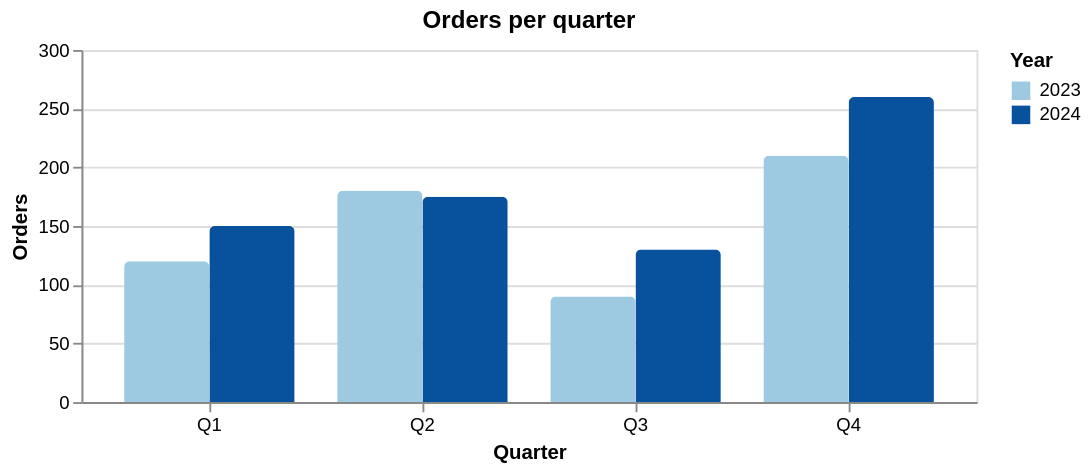

Vega-Lite specification for this chart:
### Vega-Lite specification from a JSON file in a GitHub repository (floating-point values rounded to 4 significant figures)
{"$schema": "https://vega.github.io/schema/vega-lite/v6.json", "description": "Grouped bars: the xOffset channel nests the two years inside each band, a label expression names the quarters.", "title": "Orders per quarter", "width": {"step": 46}, "height": 190, "data": {"values": [{"q": 1, "year": "2023", "orders": 120}, {"q": 1, "year": "2024", "orders": 150}, {"q": 2, "year": "2023", "orders": 180}, {"q": 2, "year": "2024", "orders": 175}, {"q": 3, "year": "2023", "orders": 90}, {"q": 3, "year": "2024", "orders": 130}, {"q": 4, "year": "2023", "orders": 210}, {"q": 4, "year": "2024", "orders": 260}]}, "mark": {"type": "bar", "cornerRadiusTopLeft": 3, "cornerRadiusTopRight": 3}, "encoding": {"x": {"field": "q", "type": "ordinal", "title": "Quarter", "axis": {"labelAngle": 0, "labelExpr": "'Q' + datum.label"}}, "xOffset": {"field": "year", "type": "nominal"}, "y": {"field": "orders", "type": "quantitative", "scale": {"domain": [0, 300]}, "title": "Orders"}, "color": {"field": "year", "type": "nominal", "title": "Year", "scale": {"range": ["#9ecae1", "#08519c"]}}}}
